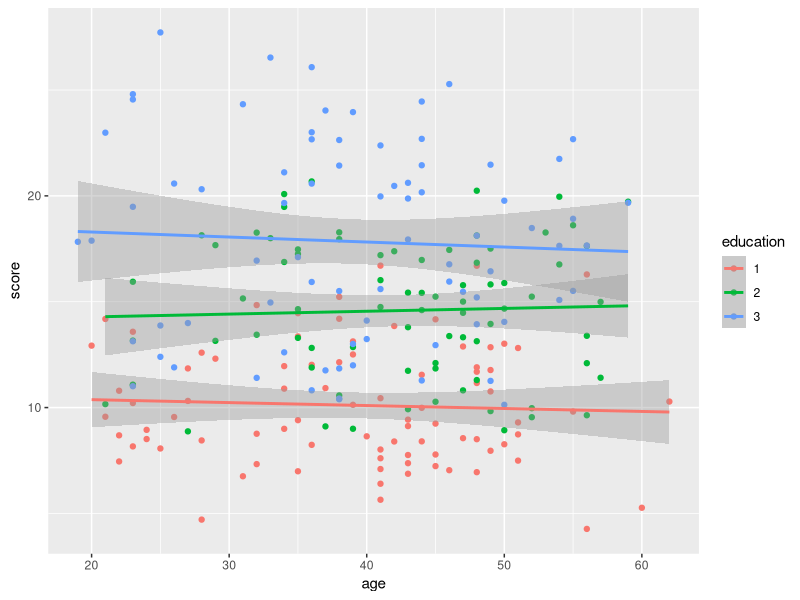
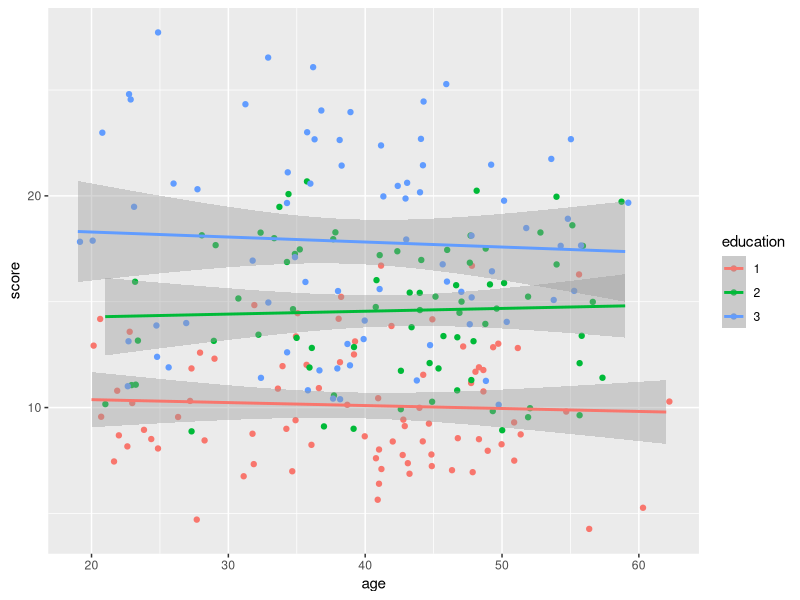
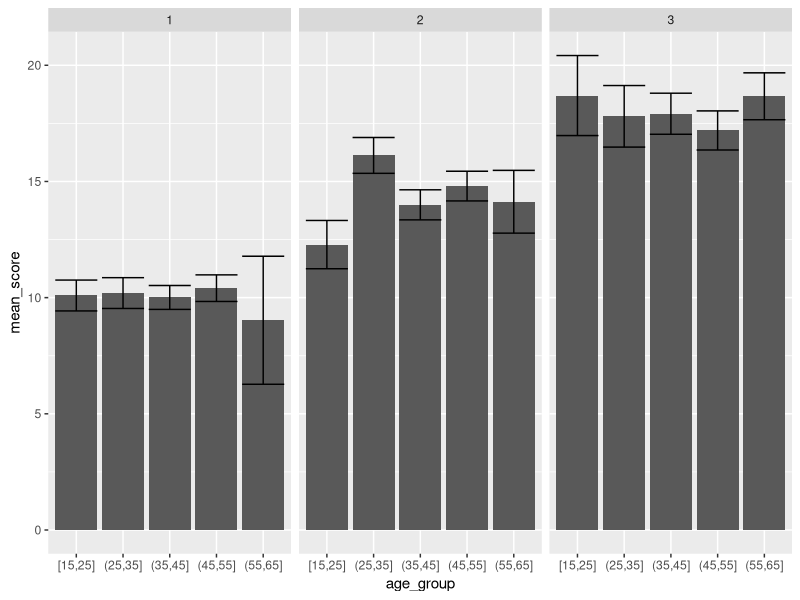
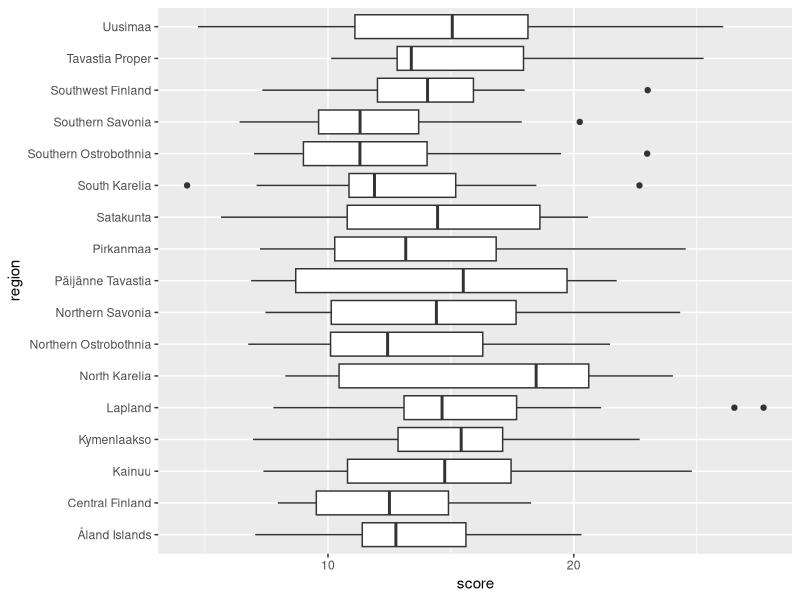
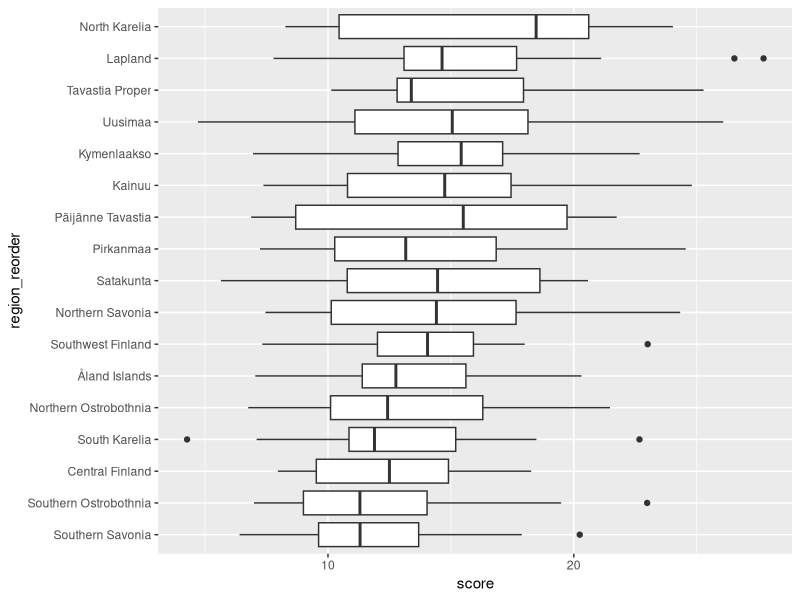
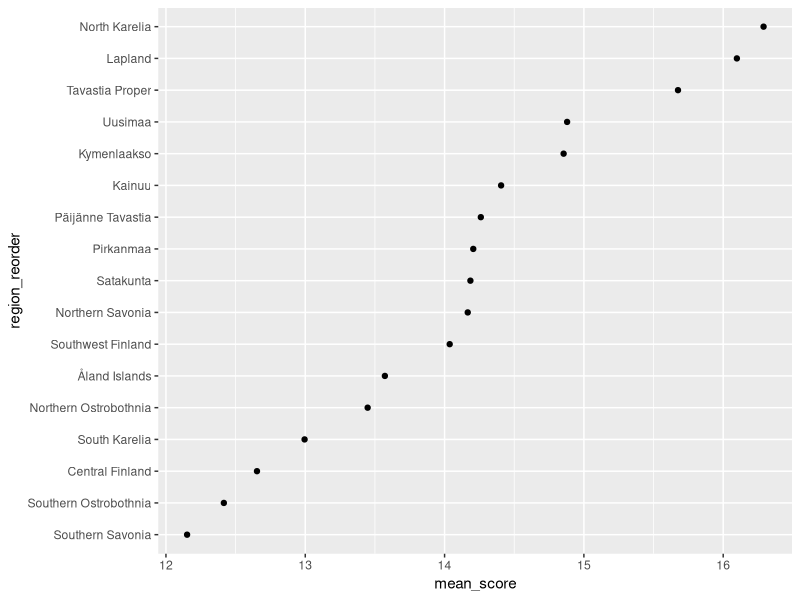

Reproduce these figures in R, in order.
## ---- chunk 1
library(tidyverse)
library(ggplot2)
## ---- chunk 2
getwd()
df <- readr::read_csv('region_scores.csv', locale = locale(encoding = "ISO-8859-1"))
df %>%
  distinct(region)
## ---- chunk 3
df <-df %>%
  mutate(age_group = cut_width(age, 10))
df %>%
  count(age_group)
str(df)
## ---- chunk 4
str(df)
## The education variable is numerical, so first I convert it to factor:
df <- df %>%
  mutate(education = as_factor(education))
str(df)
## Now the data should be ok for the required plot
## For plot 1 I corrected the code so that the x and y-axes as well as the coloring are defined inside the aes-function
p1 <- df %>% 
  ggplot(aes(x=age, y=score, color=education)) + geom_point() + geom_smooth(method = "lm")
## For the second plot I change geom_point to geom_jitter
p2 <- df %>% 
  ggplot(aes(x=age, y=score, color=education)) + geom_jitter() + geom_smooth(method = "lm")
## Finally, I compare the plots
p1
p2
## In plot 2, the points are randomly spread out a bit on the y-axis so as to make it easier to spot the different points.
## ---- chunk 5
edu_age_stats <- df %>%
  group_by(education, age_group) %>%
  summarise(mean_score = mean(score),
            sd_score = sd(score),
            n = n()) %>%
  mutate(se_score = sd_score/sqrt(n)) %>%
  ungroup()
str(edu_age_stats)
## ---- chunk 6
edu_age_stats %>%
  ggplot(aes(age_group, mean_score)) + geom_bar(stat='identity') + facet_wrap(~education) + geom_errorbar(aes(ymin=mean_score-se_score, ymax=mean_score+se_score))
## ---- chunk 7
df %>%
  ggplot(aes(score, region)) + geom_boxplot()
## ---- chunk 8
df_grp <- df %>%
  group_by(region) %>%
  mutate(mean_score=mean(score)) %>%
  ungroup()
str(df_grp)
df_grp %>%
  mutate(region_reorder = fct_reorder(region, mean_score)) %>%
  ggplot(aes(score, region_reorder)) + geom_boxplot()
## ---- chunk 9
str(df_grp)
df_grp %>%
  mutate(region_reorder = fct_reorder(region, mean_score)) %>%
  ggplot(aes(mean_score, region_reorder)) + stat_summary(geom = "point", fun.data = "mean_se") + stat_summary(geom = "linerange", fun.data = "mean_se")
## Using **mean_score**, there is no variation as there is a single score for each region. Using **score** we would get error bars.

